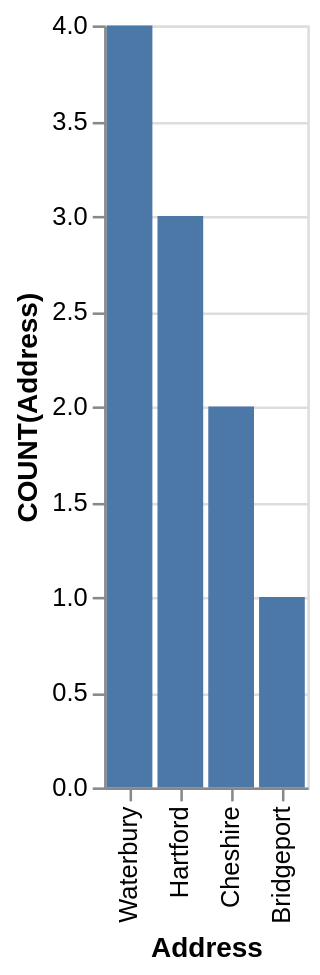

The specification (Vega-Lite) saved for this image:
### Vega-Lite specification from a JSON file in a GitHub repository (floating-point values rounded to 4 significant figures)
{"data": {"values": [{"x_data": "Bridgeport", "y_data": 1}, {"x_data": "Cheshire", "y_data": 2}, {"x_data": "Hartford", "y_data": 3}, {"x_data": "Waterbury", "y_data": 4}]}, "mark": "bar", "encoding": {"x": {"field": "x_data", "type": "nominal", "title": "Address", "sort": "descending"}, "y": {"field": "y_data", "type": "quantitative", "title": "COUNT(Address)"}}}
